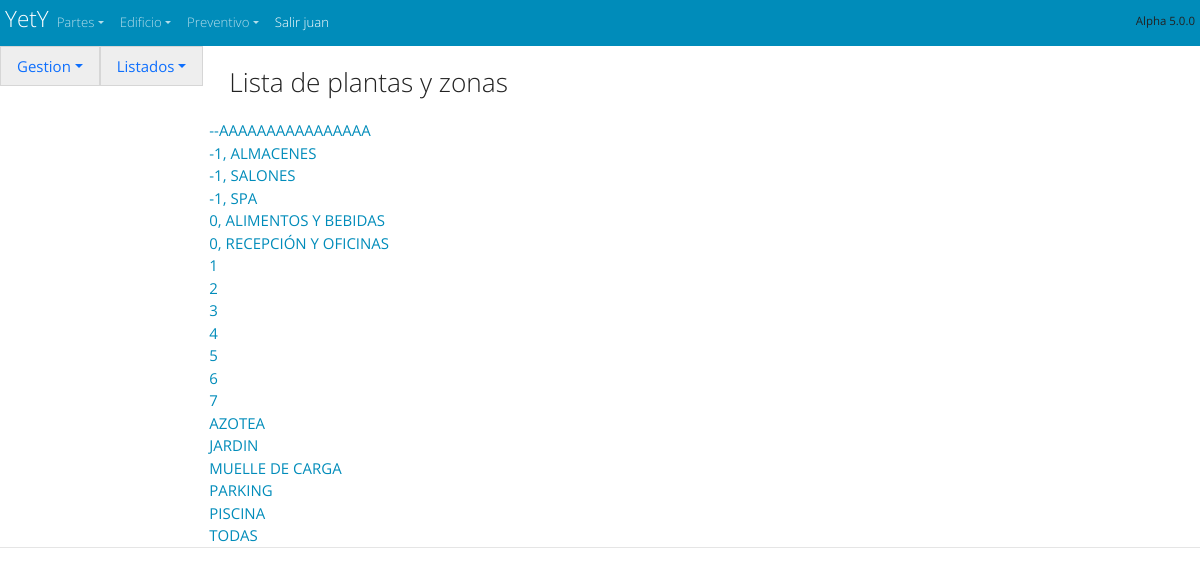
/espacios/Plantas_o_zonas_list/ (signed in), run on the app's committed database.
### espacios/models.py (models this page shows, shortened)
class Planta_o_zonas (models.Model):
    nombre=models.CharField(default='' ,null=False,max_length=50,verbose_name='Nombre de la planta o zona', help_text="Nombre de la sala o lugar",blank=True)
    departamento=models.ManyToManyField('Departamentos',  max_length=50,verbose_name='departamento de',  help_text="departamento de" ,blank=True)
    class Meta:
            ordering = ["nombre"]

### espacios/views.py (the view)
class Plantas_o_zonas_list (ListView): # Lista de departamentos
    model = Planta_o_zonas
    fields= '__all__'
    template_name = 'Plantas_o_zonas_list.html'
    ordering = ['nombre']
    paginate_by = 25
    context_object_name = 'list' # Esto es lo que envía al template

### espacios/templates/Plantas_o_zonas_list.html
<!doctype html>
<html lang="es">
{% extends "start.html" %}
{% block content %}
{% load static %}
{% include 'navbar_espacios.html'%}
<form method="POST" class="post-form">{% csrf_token %}
<div class="container_fluid" style="padding-left: 5px" >
  <div style= "display: flex ;  padding: 5px; justify-content :center; text-align: center; ">
    <h3>Lista de plantas y zonas</h3>
  </div>
{% for  list in list  %}
  <div class="row">
    <div style= 'padding-left: 1rem;'>  <a href="/espacios/Plantas_o_zonas_edit/{{ list.id }}" >{{ list.nombre }} </a>  </div>
   </div>
{% endfor %}
</div>
</form>
{% endblock %}

### cabecera/templates/navbar_start.html (shortened to what this page needs)
<body>
  <nav  class="navbar navbar-expand navbar-dark bg-primary" style="margin: 0px; padding: 5px" >
    <div class="container-fluid">
      <a  class="navbar-brand" style="margin: 0px; padding: 0px" href="/"><hgroup style="margin: 0px; padding: 0px"><h4 >YetY </h4>  </hgroup></a>
      {% if  user.is_authenticated %}
  <div  class="collapse navbar-collapse" id="navbarColor01">
        <ul class="navbar-nav me-auto">
          <li class="nav-item dropdown">
            <a class="nav-link dropdown-toggle" data-bs-toggle="dropdown" href="#" role="button" aria-haspopup="true" aria-expanded="false">Partes</a>
          </li>
          <li class="nav-item dropdown">
            <a class="nav-link dropdown-toggle" data-bs-toggle="dropdown" href="#" role="button" aria-haspopup="true" aria-expanded="false">Edificio</a>
          </li>
          <li class="nav-item dropdown">
            <a class="nav-link dropdown-toggle" data-bs-toggle="dropdown" href="#" role="button" aria-haspopup="true" aria-expanded="false">Preventivo</a>
          </li>
          <li class="nav-item active">
            <a class="nav-link " href="/accounts/logout/ " >Salir {{ user }}</a>
          </li>
        </ul>
        <h6> <small><small> Alpha 5.0.0  </small></small></h6>
      </div>
    </div>
    {% endif %}
  </nav>
</body>

### cabecera/static/css/start.css (style rules this page uses)
h1, h2, h3 { text-align: center; margin: 1rem; }

### data on the page
Planta_o_zonas: nombre "--AAAAAAAAAAAAAAAA"
Planta_o_zonas: nombre "-1, ALMACENES"
Planta_o_zonas: nombre "-1, SALONES"
Planta_o_zonas: nombre "-1, SPA"
Planta_o_zonas: nombre "0, ALIMENTOS Y BEBIDAS"
Planta_o_zonas: nombre "0, RECEPCIÓN Y OFICINAS"
Planta_o_zonas: nombre "1"
Planta_o_zonas: nombre "2"
Planta_o_zonas: nombre "3"
Planta_o_zonas: nombre "4"
Planta_o_zonas: nombre "5"
Planta_o_zonas: nombre "6"
Planta_o_zonas: nombre "7"
Planta_o_zonas: nombre "AZOTEA"
Planta_o_zonas: nombre "JARDIN"
Planta_o_zonas: nombre "MUELLE DE CARGA"
Planta_o_zonas: nombre "PARKING"
Planta_o_zonas: nombre "PISCINA"
Planta_o_zonas: nombre "TODAS"

### other printed values
{{ user }} "juan"
